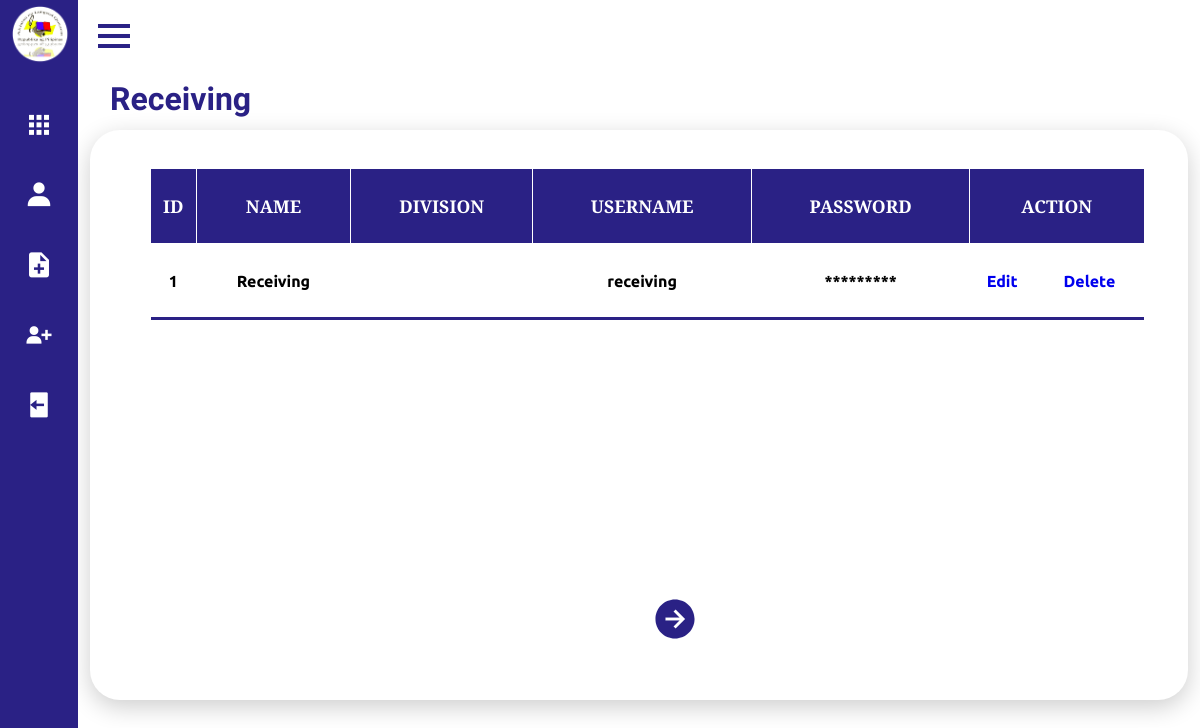
Page /Frontend/Dashboard/receivingaccounts.php on the earlier database version.
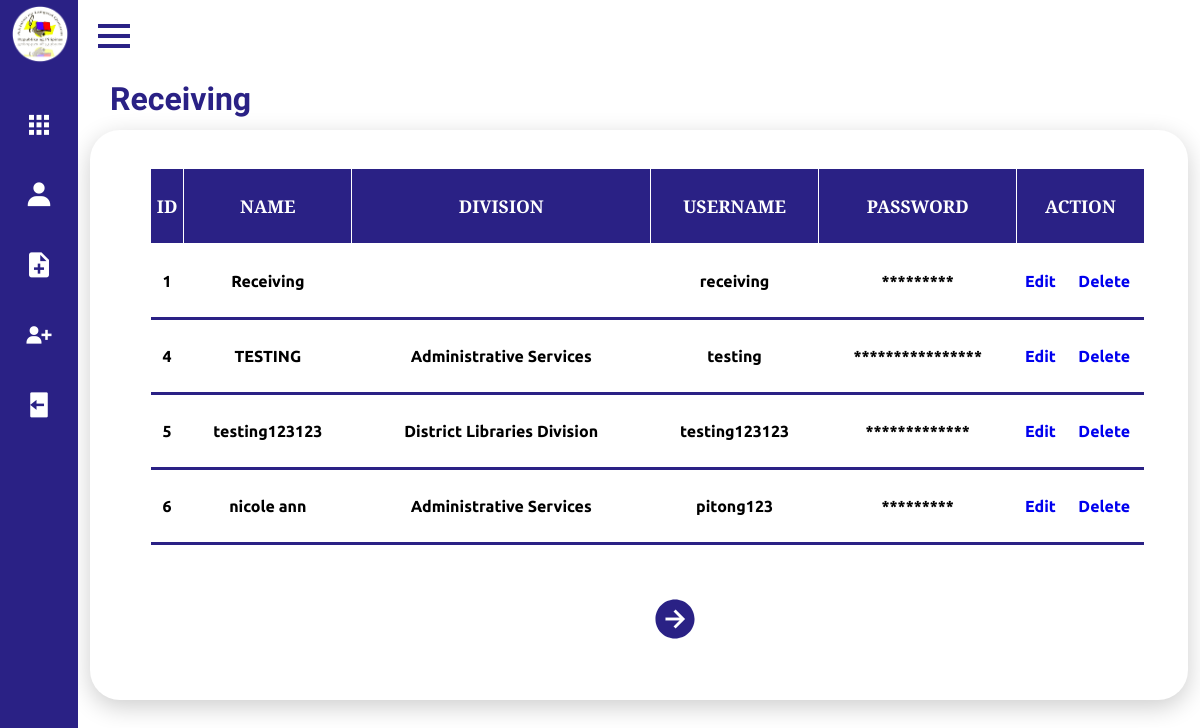
Same page on the later database version.
### tables this page shows
CREATE TABLE `receiving` (
  `id` int(11) NOT NULL,
  `name` varchar(255) NOT NULL,
  `division` varchar(255) NOT NULL,
  `section` varchar(255) NOT NULL,
  `username` varchar(255) NOT NULL,
  `password` varchar(255) NOT NULL
);

### Frontend/Dashboard/receivingaccounts.php (the view, shortened to what this page needs)
<?php
$server = "localhost";
$username = "root";
$password = "";
$db = "qcpl";
$conn = new mysqli($server, $username, $password, $db);
?>
<!DOCTYPE html>
<html lang="en">
<head>
    <link rel="stylesheet" href="style.css">
    <link href='https://unpkg.com/boxicons@2.0.7/css/boxicons.min.css' rel='stylesheet'>
</head>
<body>
     <div class="sidebar close">
        <div class="logo-details">
            <span class="img">
                <img src="imgs/logo.png" >
            </span>
        </div>
        <ul class="nav-links">
          <li>
            <div class="iocn-link">
              <a href="dash.php">
                <i class='bx bxs-grid'></i>
              </a>
            </div>
          </li>
          <li>
            <div class="iocn-link">
              <a href="user.php">
                <i class='bx bxs-user' ></i>
              </a>
            </div>
          </li>
          <li>
            <a href="doc.html">
              <i class='bx bxs-file-plus' ></i>
            </a>
          </li>
          <li>
            <a href="adduser.html">
              <i class='bx bxs-user-plus' ></i>
            </a>
          </li>
          <li>
            <a href="/qcpl/Backend/logout.php">
              <i class='bx bxs-log-out' ></i>
            </a>
          </li>
      </ul>
      </div>
    <section class="home-section">
        <div class="home-content">
            <i class='bx bx-menu' ></i>
        </div>
            <div class="details">
                <div class="upload">
                    <div class="cardHeader">
                        <h2>Receiving</h2>
                    <div class ="rec_accts">
                    <?php
                    $rowsPerPage = 4;
                    $page = isset($_GET['page']) ? intval($_GET['page']) : 1;
                    $offset = ($page - 1) * $rowsPerPage;
                    $sql = "SELECT id, name, division, username, password FROM receiving LIMIT ? OFFSET ?";
                    $stmt = $conn->prepare($sql);
                    $stmt->bind_param("ii", $rowsPerPage, $offset);
                    $stmt->execute();
                    $result = $stmt->get_result();
                    if ($result->num_rows > 0) {
                        echo "<table aria-describedby='boss2-table'>";
                        echo "<tr><th>ID</th><th>Name</th><th>Division</th><th>Username</th><th>Password</th><th colspan='2'>Action</th></tr>";
                        echo "<tbody>";
                        while ($row = $result->fetch_assoc()) {
                            echo "<tr>";
                            echo "<td><center>" . htmlspecialchars($row["id"]) . "</td>";
                            echo "<td><center>" . htmlspecialchars($row["name"]) . "</td>";
                            echo "<td><center>" . htmlspecialchars($row["division"]) . "</td>";
                            echo "<td><center>" . htmlspecialchars($row["username"]) . "</td>";
                            echo "<td><center>" . str_repeat("*", strlen($row["password"])) . "</td>";
                            echo "<td id='boss2_edit'><center><a href='/qcpl/Backend/updatereceivingaccount.php?id=" . htmlspecialchars($row["id"]) . "'>Edit</a></td>";
                            echo "<td id='boss2_delete'><center><a href='#' onclick='confirmDeleteBoss2(" . htmlspecialchars($row["id"]) . ")'>Delete</a></td>";
                            echo "</tr>";
                        }
                        echo "</tbody>";
                        echo "</table>";
                        $nextPage = $page + 1;
                        echo "<a href='?page=$nextPage' id='next' > <ion-icon name='arrow-forward-circle-sharp'></ion-icon></a>";
                    } else {
                        echo "No Receiving Account found!";
                    }
                    ?>
                </div>
            </div>
        </div>
    </div>
    </section>
</body>
</html>

Differences in the rows shown:
added receiving: id "4", name "TESTING", division "Administrative Services", username "testing", password "****************"
added receiving: id "5", name "testing123123", division "District Libraries Division", username "testing123123", password "*************"
added receiving: id "6", name "nicole ann", division "Administrative Services", username "pitong123", password "*********"
